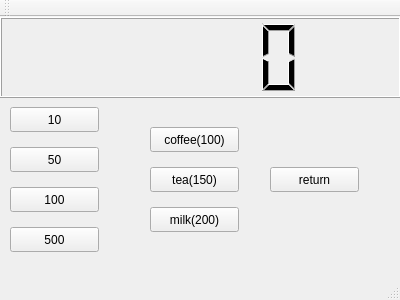
<?xml version="1.0" encoding="UTF-8"?>
<ui version="4.0">
 <class>Widget</class>
 <widget class="QMainWindow" name="Widget">
  <property name="geometry">
   <rect>
    <x>0</x>
    <y>0</y>
    <width>400</width>
    <height>300</height>
   </rect>
  </property>
  <property name="windowTitle">
   <string>Widget</string>
  </property>
  <widget class="QWidget" name="centralWidget">
   <widget class="QLCDNumber" name="lcdNumber">
    <property name="geometry">
     <rect>
      <x>0</x>
      <y>0</y>
      <width>401</width>
      <height>81</height>
     </rect>
    </property>
   </widget>
   <widget class="QPushButton" name="pb10">
    <property name="geometry">
     <rect>
      <x>10</x>
      <y>90</y>
      <width>89</width>
      <height>25</height>
     </rect>
    </property>
    <property name="text">
     <string>10</string>
    </property>
   </widget>
   <widget class="QPushButton" name="pb50">
    <property name="geometry">
     <rect>
      <x>10</x>
      <y>130</y>
      <width>89</width>
      <height>25</height>
     </rect>
    </property>
    <property name="text">
     <string>50</string>
    </property>
   </widget>
   <widget class="QPushButton" name="pb100">
    <property name="geometry">
     <rect>
      <x>10</x>
      <y>170</y>
      <width>89</width>
      <height>25</height>
     </rect>
    </property>
    <property name="text">
     <string>100</string>
    </property>
   </widget>
   <widget class="QPushButton" name="pb500">
    <property name="geometry">
     <rect>
      <x>10</x>
      <y>210</y>
      <width>89</width>
      <height>25</height>
     </rect>
    </property>
    <property name="text">
     <string>500</string>
    </property>
   </widget>
   <widget class="QPushButton" name="pbMilk">
    <property name="geometry">
     <rect>
      <x>150</x>
      <y>190</y>
      <width>89</width>
      <height>25</height>
     </rect>
    </property>
    <property name="text">
     <string>milk(200)</string>
    </property>
   </widget>
   <widget class="QPushButton" name="pbCoffee">
    <property name="geometry">
     <rect>
      <x>150</x>
      <y>110</y>
      <width>89</width>
      <height>25</height>
     </rect>
    </property>
    <property name="text">
     <string>coffee(100)</string>
    </property>
   </widget>
   <widget class="QPushButton" name="pbTea">
    <property name="geometry">
     <rect>
      <x>150</x>
      <y>150</y>
      <width>89</width>
      <height>25</height>
     </rect>
    </property>
    <property name="text">
     <string>tea(150)</string>
    </property>
   </widget>
   <widget class="QPushButton" name="pbRet">
    <property name="geometry">
     <rect>
      <x>270</x>
      <y>150</y>
      <width>89</width>
      <height>25</height>
     </rect>
    </property>
    <property name="text">
     <string>return</string>
    </property>
   </widget>
  </widget>
  <widget class="QMenuBar" name="menuBar">
   <property name="geometry">
    <rect>
     <x>0</x>
     <y>0</y>
     <width>400</width>
     <height>22</height>
    </rect>
   </property>
  </widget>
  <widget class="QToolBar" name="mainToolBar">
   <attribute name="toolBarArea">
    <enum>TopToolBarArea</enum>
   </attribute>
   <attribute name="toolBarBreak">
    <bool>false</bool>
   </attribute>
  </widget>
  <widget class="QStatusBar" name="statusBar"/>
 </widget>
 <layoutdefault spacing="6" margin="11"/>
 <resources/>
 <connections/>
</ui>
